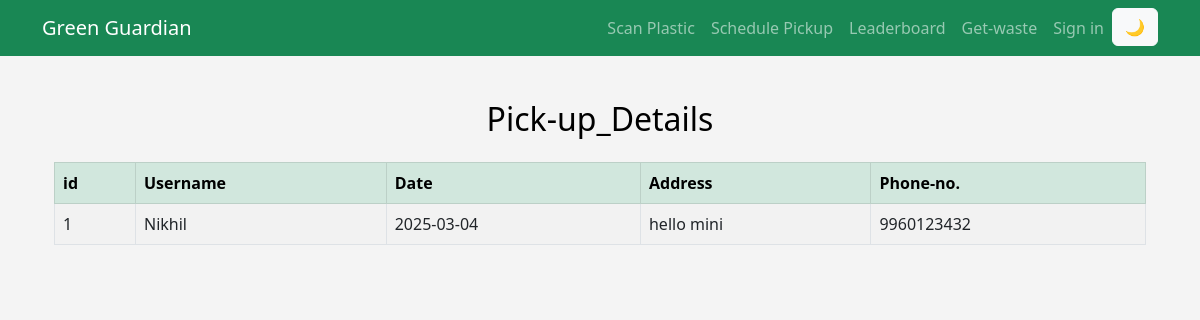
Page /pickup-details on the earlier database version.
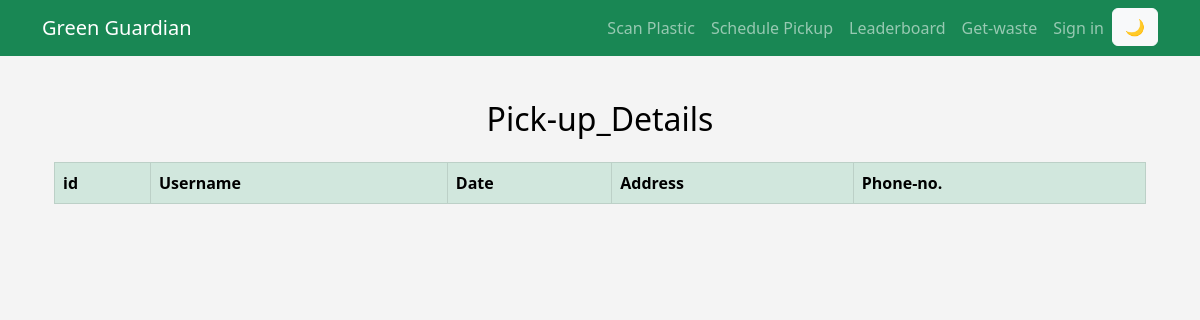
Same page on the later database version.
### app.py (models this page shows)
class Pickup(db.Model):
    id = db.Column(db.Integer, primary_key=True)
    username = db.Column(db.String(100), nullable=False)
    pickup_date = db.Column(db.Date, nullable=False)
    pickup_number = db.Column(db.Integer, nullable=False)
    pickup_location = db.Column(db.String(200), nullable=False)
    timestamp = db.Column(db.DateTime, default=datetime.utcnow)
    user_id = db.Column(db.Integer, db.ForeignKey('user.id'), nullable=False)

### app.py (the view)
@app.route('/pickup-details')
def pickupDetails():
    top_pickup = Pickup.query.all()
    return render_template('pickup_info.html', pickups= top_pickup)

### app.py (called while the page is built)
@app.context_processor
def inject_user():
    return dict(user=session.get("username"))

### templates/pickup_info.html
{% extends "base.html" %}
{% block content %}
<div class="container py-4">
  <h2 class="mb-4 text-center">Pick-up_Details</h2>
  <table class="table table-bordered table-striped">
    <thead class="table-success">
      <tr>
        <th>id</th>
        <th>Username</th>
        <th>Date</th>
        <th>Address</th>
        <th>Phone-no.</th>
      </tr>
    </thead>
    <tbody>
      {% for pickup in pickups %}
      <tr>
        <td>{{ loop.index }}</td>
        <td>{{ pickup.username }}</td>
        <td>{{ pickup.pickup_date }}</td>
        <td>{{ pickup.pickup_location }}</td>
        <td>{{ pickup.pickup_number }}</td>
      </tr>
      {% endfor %}
    </tbody>
  </table>
</div>
{% endblock %}

Differences in the rows shown:
removed Pickup: username "Nikhil", pickup_date "2025-03-04", pickup_location "hello mini", pickup_number "9960123432"
